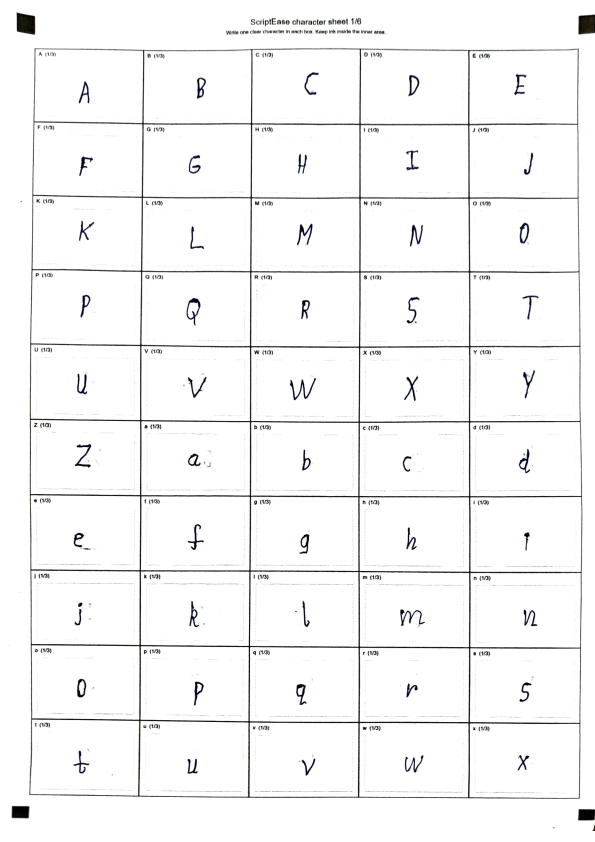
#> input picture tmp/pdfs/handwriting-sample-1.png, 1190 x 1684 px (shown at 1/2 size); its folder holds only this picture in this run
$ python -i personal_handwriting.py   (imports and definitions only)
#> lines starting #> are read from the running program, lines starting #| are printed output that depends on the picture; after the words box and inside, x2 and y2 are one past the last pixel; in counts of white or black regions, pixels touching at a corner belong together
#> further down, picture is the input picture: PIL image 1190x1684 RGB; mean R, G, B 246.3, 246.3, 246.4
"""Create aligned handwriting sheets and build a personal glyph library."""

from __future__ import annotations

import io
from dataclasses import dataclass
from pathlib import Path

import cv2
import numpy as np
import pypdfium2 as pdfium
from PIL import Image, ImageDraw, ImageFont


CHARACTERS = "ABCDEFGHIJKLMNOPQRSTUVWXYZabcdefghijklmnopqrstuvwxyz0123456789.,;:!?'-()[]{}@#&%+=*/_"
PAGE_SIZE = (2480, 3508)
COLUMNS, ROWS = 5, 10
MARKER_SIZE = 90


@dataclass(frozen=True)
class Cell:
    character: str
    variant: int
    bounds: tuple[int, int, int, int]


# [43 lines left out: functions sheet_cells, create_sheets, sheets_as_pdf, not called in this run]


def _align(image: Image.Image) -> np.ndarray:
    source = cv2.cvtColor(np.array(image.convert("RGB")), cv2.COLOR_RGB2BGR)
    gray = cv2.cvtColor(source, cv2.COLOR_BGR2GRAY)
    binary = cv2.threshold(gray, 80, 255, cv2.THRESH_BINARY_INV)[1]
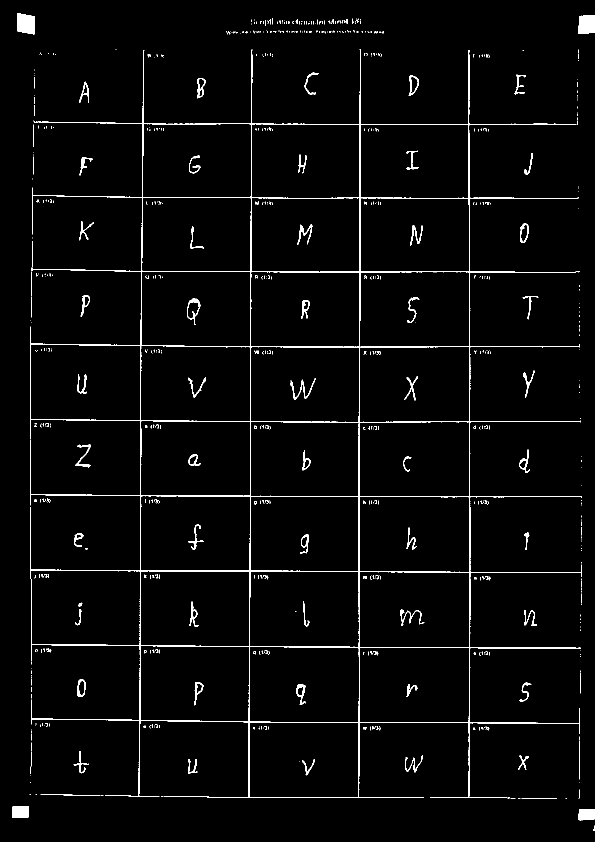
#> binary: shape (1684, 1190) (shown at 1/2 size); 2.4% white in thin lines or dots
    height, width = binary.shape
#> height = 1684; width = 1190
    centres: list[tuple[float, float] | None] = []
    for x_start, y_start, x_end, y_end in ((0, 0, width // 4, height // 3), (width * 3 // 4, 0, width, height // 3), (0, height * 2 // 3, width // 4, height), (width * 3 // 4, height * 2 // 3, width, height)):
        region = binary[y_start:y_end, x_start:x_end]
        contours, _ = cv2.findContours(region, cv2.RETR_EXTERNAL, cv2.CHAIN_APPROX_SIMPLE)
        candidates = [cv2.boundingRect(contour) for contour in contours]
        candidates = [rect for rect in candidates if rect[2] >= 20 and rect[3] >= 20 and 0.5 <= rect[2] / rect[3] <= 2.0]
        if not candidates:
            centres.append(None)
            continue
        corner_x = x_start if x_start == 0 else x_end
        corner_y = y_start if y_start == 0 else y_end
        x, y, w, h = min(
            candidates,
            key=lambda rect: (x_start + rect[0] + rect[2] / 2 - corner_x) ** 2
            + (y_start + rect[1] + rect[3] / 2 - corner_y) ** 2,
        )
        centres.append((x_start + x + w / 2, y_start + y + h / 2))
#> this loop made 4 passes
#> (x, y, w, h) on passes 1, 4: (34, 26, 36, 43), (265, 497, 33, 22)
#> (candidates, x, y, w, h) on passes 2 to 3: ([(137, 149, 23, 40), (0, 100, 267, 461), (265, 30, 33, 38)], 265, 30, 33, 38), ([(24, 491, 34, 23), (147, 380, 31, 45), (61, 0, 236, 471)], 24, 491, 34, 23)
#> pass 1, in _align, `region = binary[y_start:y_end, x_start:x_end]`:
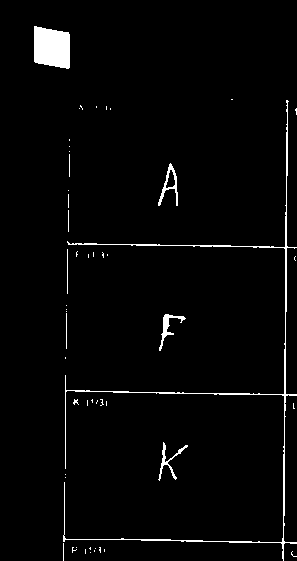
#> region: shape (561, 297); 2.5% white; 51 white regions (42 under 20 px), largest, box (x1, y1, x2, y2) and area: (63, 100, 297, 561) 1910, (34, 26, 70, 69) 1313, (158, 163, 178, 206) 232
#> pass 2, in _align, `region = binary[y_start:y_end, x_start:x_end]`:
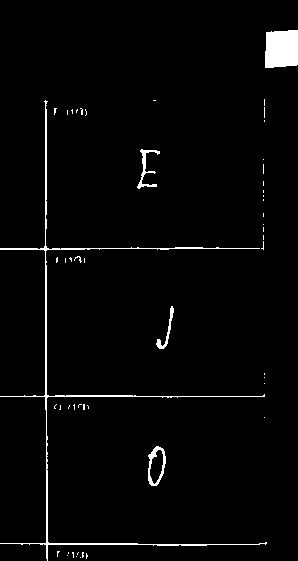
#> region: shape (561, 298); 2.4% white; 51 white regions (46 under 20 px), largest, box (x1, y1, x2, y2) and area: (0, 100, 267, 561) 2004, (265, 30, 298, 68) 1167, (148, 446, 166, 486) 262, (137, 149, 160, 189) 229, (156, 306, 174, 349) 163
#> pass 3, in _align, `region = binary[y_start:y_end, x_start:x_end]`:
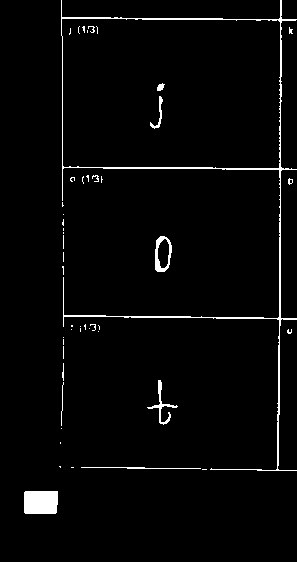
#> region: shape (562, 297); 2.6% white; 48 white regions (36 under 20 px), largest, box (x1, y1, x2, y2) and area: (61, 0, 297, 471) 2422, (24, 491, 58, 514) 770, (155, 236, 172, 272) 263
#> after the loop:
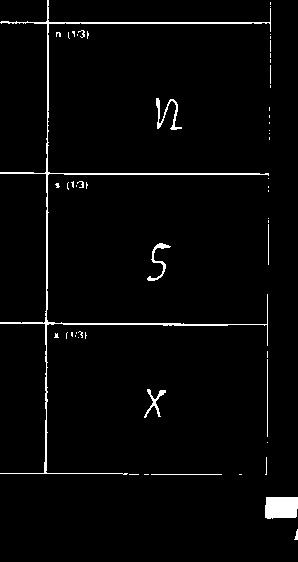
#> region: shape (562, 298); 2.6% white; 55 white regions (44 under 20 px), largest, box (x1, y1, x2, y2) and area: (0, 0, 271, 475) 2627, (265, 497, 298, 519) 680, (156, 98, 182, 130) 230
#> after the loop, centres = [(52, 47.5), (1173.5, 49), (41, 1624.5), (1173.5, 1630)]
    target = np.float32(((65, 65), (PAGE_SIZE[0] - 65, 65), (65, PAGE_SIZE[1] - 65), (PAGE_SIZE[0] - 65, PAGE_SIZE[1] - 65)))
    if all(centre is not None for centre in centres):
        matrix = cv2.getPerspectiveTransform(np.float32(centres), target)
#> matrix = [[2.1, 0.0151, -44.97], [-0.00275, 2.16, -37.64], [2.22e-06, 6.24e-06, 1]]
        return cv2.warpPerspective(source, matrix, PAGE_SIZE, borderValue=(255, 255, 255))
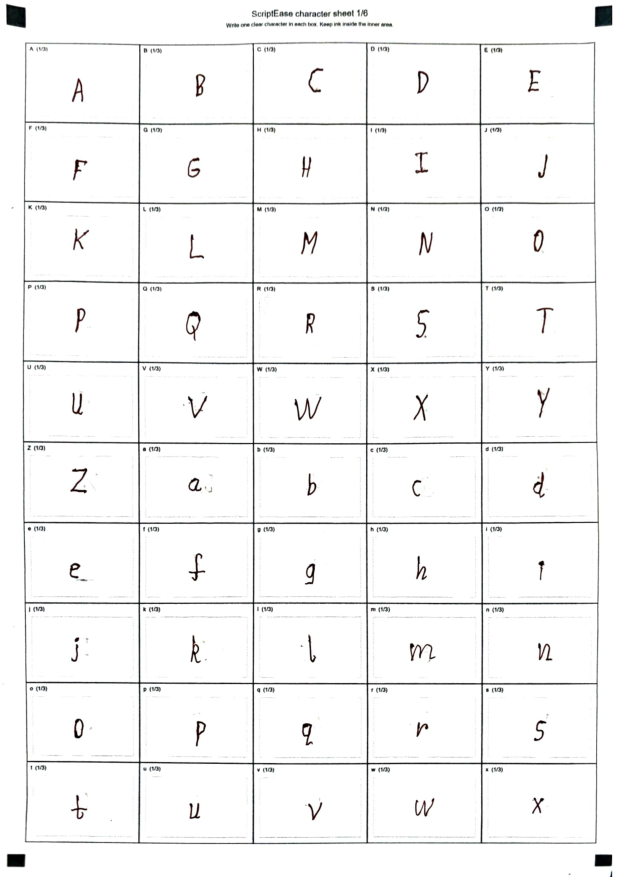
#> returned value: shape (3508, 2480, 3) (shown at 1/4 size); mean of channels 0, 1, 2 246.1, 246.1, 246; drawn as R, G, B
    if centres[0] is not None and centres[1] is not None:
        top_left, top_right = centres[0], centres[1]
        source_width = top_right[0] - top_left[0]
        if source_width > 0:
            source_triangle = np.float32((top_left, top_right, (top_left[0], top_left[1] + source_width)))
            target_width = PAGE_SIZE[0] - 130
            target_triangle = np.float32(((65, 65), (PAGE_SIZE[0] - 65, 65), (65, 65 + target_width)))
            matrix = cv2.getAffineTransform(source_triangle, target_triangle)
            return cv2.warpAffine(source, matrix, PAGE_SIZE, borderValue=(255, 255, 255))
    raise ValueError("Could not find the required alignment markers. Use a clear, uncropped scan with all markers visible.")


# [54 lines left out: functions extract_page, extract_pdf_document, save_glyphs, load_glyphs, not called in this run]

>>> from PIL import Image
>>> picture = Image.open('../../tmp/pdfs/handwriting-sample-1.png')
>>> result = _align(picture)

$ run again, on tmp/pdfs/handwriting-sample-6.png
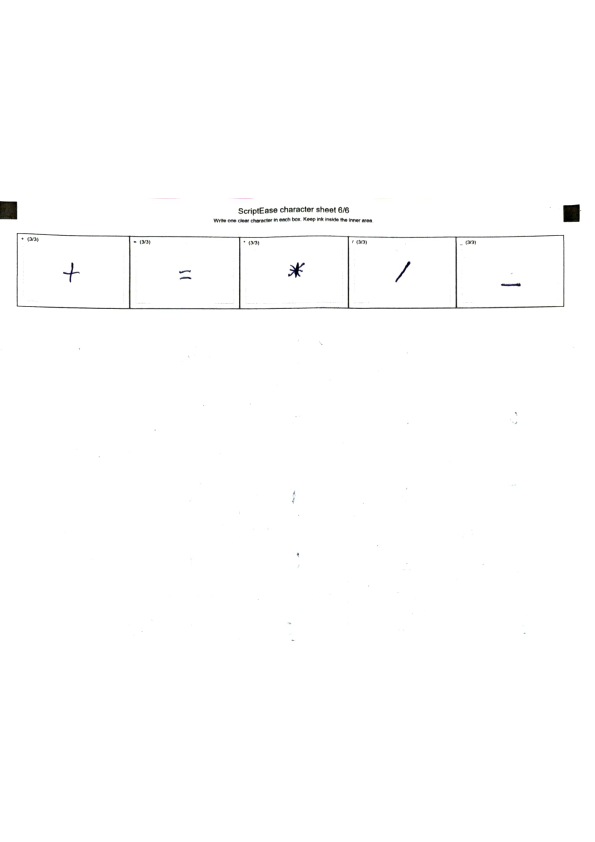
#> input picture tmp/pdfs/handwriting-sample-6.png, 1190 x 1684 px (shown at 1/2 size)
#> picture is the input picture: PIL image 1190x1684 RGB; mean R, G, B 253.7, 253.7, 253.7
#> in _align, `binary = cv2.threshold(gray, 80, 255, cv2.THRESH_BINARY_INV)[1]`:
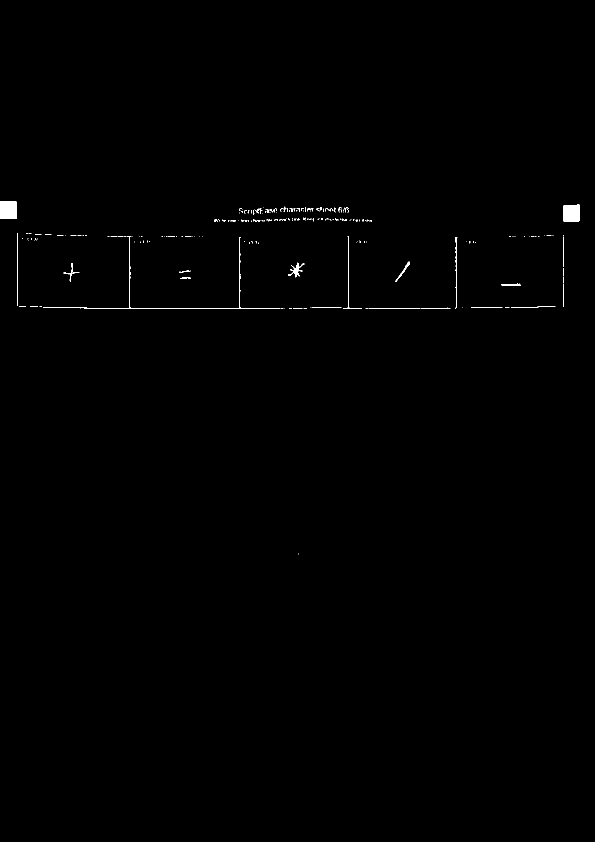
#> binary: shape (1684, 1190) (shown at 1/2 size); 0.32% white; 213 white regions (188 under 20 px), largest, box (x1, y1, x2, y2) and area: (0, 403, 34, 438) 1189, (1127, 409, 1159, 444) 1061, (86, 472, 560, 618) 853
#> the loop in _align, `for x_start, y_start, x_end, y_end in ((0, 0, width // 4, height // 3)..` made 4 passes
#> (candidates, x, y, w, h) on pass 1: ([(127, 526, 32, 35), (0, 403, 34, 35)], 0, 403, 34, 35)
#> after the loop in _align, `for x_start, y_start, x_end, y_end in ((0, 0, width // 4, height // 3)..`: centres = 4 items
#> top_left = (17, 420.5); top_right = (1143, 426.5)
#> source_width = 1126
#> source_triangle = [[17, 420.5], [1143, 426.5], [17, 1546.5]]
#> matrix = [[2.09, -2.31e-18, 29.52], [-0.0111, 2.09, -812.4]]
#> in _align, `return cv2.warpAffine(source, matrix, PAGE_SIZE, borderValue=(255, 255..`:
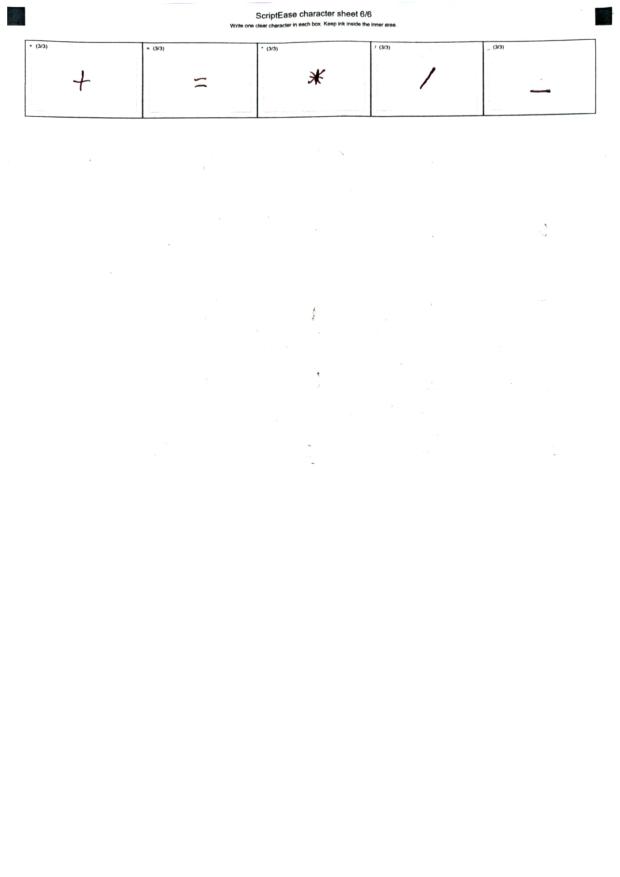
#> returned value: shape (3508, 2480, 3) (shown at 1/4 size); mean of channels 0, 1, 2 253.7, 253.7, 253.7; drawn as R, G, B
